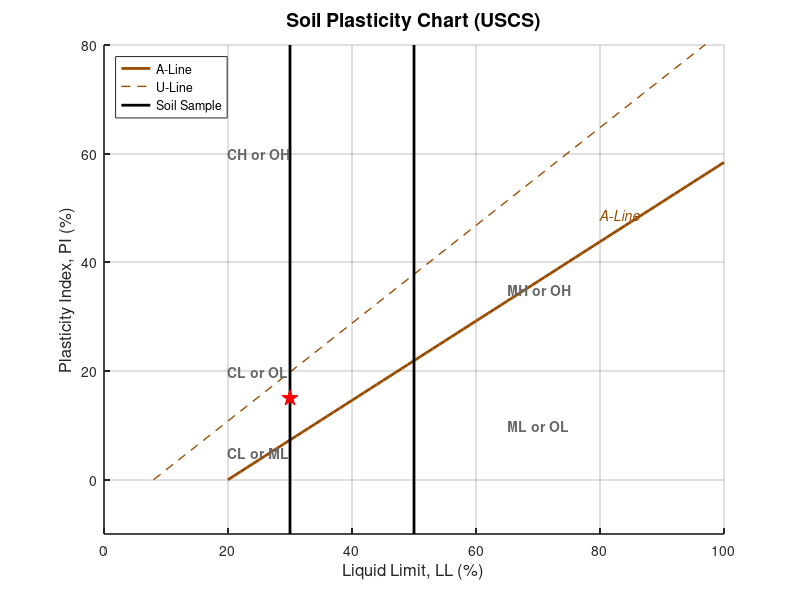

Recreate this plot in MATLAB.
clc; clear; close all;

% Plasticity Chart according to USCS
figure('Color','w'); hold on; grid on;

% Axis limits
xlim([0 100]);
ylim([-10 80]);

xlabel('Liquid Limit, LL (%)','FontSize',12);
ylabel('Plasticity Index, PI (%)','FontSize',12);
title('Soil Plasticity Chart (USCS)','FontSize',14,'FontWeight','bold');

%% Lines
LL = 0:100;

% A-Line: PI = 0.73*(LL - 20)
PI_A = 0.73*(LL - 20);
PI_A(PI_A<0)=NaN;

% U-Line: PI = 0.9*(LL - 8)
PI_U = 0.9*(LL - 8);
PI_U(PI_U<0)=NaN;

% Plot A-Line and U-Line
plot(LL,PI_A,'Color',[0.6 0.3 0],'LineWidth',2); % A-Line (brown)
plot(LL,PI_U,'--','Color',[0.6 0.3 0],'LineWidth',1); % U-Line (dotted brown)

% Vertical lines at LL=30 and LL=50
line([30 30],[-10 80],'Color','k','LineWidth',2);
line([50 50],[-10 80],'Color','k','LineWidth',2);

%% Labels for regions
text(20,5,'CL or ML','FontSize',10,'FontWeight','bold','Color',[0.4 0.4 0.4]);
text(20,20,'CL or OL','FontSize',10,'FontWeight','bold','Color',[0.4 0.4 0.4]);
text(20,60,'CH or OH','FontSize',10,'FontWeight','bold','Color',[0.4 0.4 0.4]);
text(65,10,'ML or OL','FontSize',10,'FontWeight','bold','Color',[0.4 0.4 0.4]);
text(65,35,'MH or OH','FontSize',10,'FontWeight','bold','Color',[0.4 0.4 0.4]);

% A-Line annotation
text(80,0.73*(80-20)+5,'A-Line','Color',[0.6 0.3 0],'FontSize',10,'FontAngle','italic');

%% Sample Point (Example)
LL_sample = 30; % Example Liquid Limit
PI_sample = 15; % Example Plasticity Index
plot(LL_sample,PI_sample,'p','MarkerSize',12,'MarkerEdgeColor','r','MarkerFaceColor','r');

%% Legend
legend({'A-Line','U-Line','Soil Sample'},'Location','northwest');

set(gca,'FontSize',10,'LineWidth',1.2);
axis([0 100 -10 80]);
